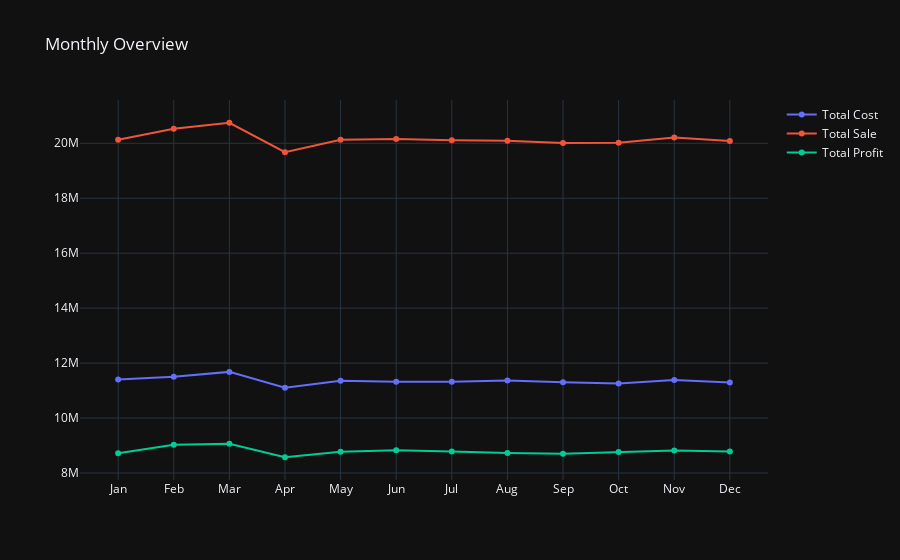

The cell this chart's notebook holds for it:
### Code cell
fig = go.Figure()
fig.add_trace(
    go.Scatter(x=mnth_sum.shortmnthname, y=mnth_sum.total_cost, 
               name='Total Cost')
),
fig.add_trace(
    go.Scatter(x=mnth_sum.shortmnthname, y=mnth_sum.total_sale, 
               name='Total Sale')
),
fig.add_trace(
    go.Scatter(x=mnth_sum.shortmnthname, y=mnth_sum.total_profit,
               name='Total Profit')
)
fig.update_layout(title='Monthly Overview',
                  xaxis=dict(ticktext=mnth_order,
                             tickvals=[1,2,3,4,5,6,7,8,9,10,11,12]),
                  )

### Figure 1 — Plotly figure (JSON) as saved in the notebook; plotly's stock layout.template omitted (floating-point values rounded to 4 significant figures)
{"data": [{"name": "Total Cost", "type": "scatter", "x": [1, 2, 3, 4, 5, 6, 7, 8, 9, 10, 11, 12], "y": [11406060, 11503400, 11680670, 11103620, 11356250, 11324060, 11320340, 11363860, 11307040, 11254550, 11386870, 11298510]}, {"name": "Total Sale", "type": "scatter", "x": [1, 2, 3, 4, 5, 6, 7, 8, 9, 10, 11, 12], "y": [20129050, 20531850, 20746800, 19677450, 20128500, 20152500, 20107350, 20094800, 20009700, 20021650, 20207200, 20085800]}, {"name": "Total Profit", "type": "scatter", "x": [1, 2, 3, 4, 5, 6, 7, 8, 9, 10, 11, 12], "y": [8722990, 9028450, 9066130, 8573830, 8772250, 8828440, 8787010, 8730940, 8702660, 8767100, 8820330, 8787290]}], "layout": {"title": {"text": "Monthly Overview"}, "xaxis": {"ticktext": ["Jan", "Feb", "Mar", "Apr", "May", "Jun", "Jul", "Aug", "Sep", "Oct", "Nov", "Dec"], "tickvals": [1, 2, 3, 4, 5, 6, 7, 8, 9, 10, 11, 12]}}}
